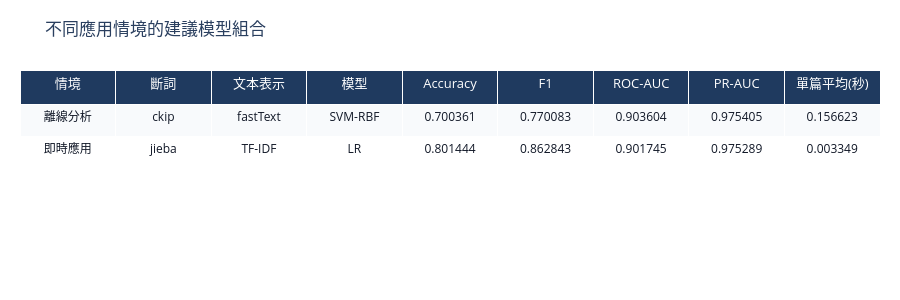

Write notebook code for a chart like this one.
### Markdown cell above
### 不同應用情境的建議模型組合

**建議放置章節：5.3.3 最佳模型與應用情境討論**

說明：本表整理離線分析與即時應用兩種情境下較適合的模型組合，並列出其主要效能指標與單篇部署推論平均時間。

### Code cell
offline_best = df_model.sort_values(['pr_auc', 'roc_auc', 'f1'], ascending=False).head(1).copy()
realtime_best = df_model[df_model['tokenizer'] == 'jieba'].sort_values(['pr_auc', 'total_infer_mean_sec'], ascending=[False, True]).head(1).copy()

scenario_table = pd.concat([offline_best, realtime_best], ignore_index=True)
scenario_table = scenario_table[['tokenizer', 'repr_pretty', 'model_pretty', 'acc', 'f1', 'roc_auc', 'pr_auc', 'total_infer_mean_sec']].copy()
scenario_table.insert(0, 'scenario', ['離線分析', '即時應用'])
scenario_table.columns = ['情境', '斷詞', '文本表示', '模型', 'Accuracy', 'F1', 'ROC-AUC', 'PR-AUC', '單篇平均(秒)']
scenario_table = scenario_table.round(6)
display(scenario_table)

fig = go.Figure(data=[go.Table(
    header=dict(values=list(scenario_table.columns), fill_color='#1F3A5F', font=dict(color='white', size=13), align='center', height=34),
    cells=dict(values=[scenario_table[c] for c in scenario_table.columns], fill_color=[['#F8FAFC', '#FFFFFF']], align='center', height=32, font=dict(size=12, color='#111827'))
)])
fig.update_layout(title='不同應用情境的建議模型組合', height=300, margin=dict(l=20, r=20, t=70, b=20))
export_fig(fig, 'scenario_model_recommendation_table.png', width=1300, height=300, scale=2)
fig.show()

### Figure 1 — Plotly figure (JSON) as saved in the notebook; plotly's stock layout.template omitted (floating-point values rounded to 4 significant figures)
{"data": [{"cells": {"align": "center", "fill": {"color": [["#F8FAFC", "#FFFFFF"]]}, "font": {"color": "#111827", "size": 12}, "height": 32, "values": [["離線分析", "即時應用"], ["ckip", "jieba"], ["fastText", "TF-IDF"], ["SVM-RBF", "LR"], [0.7004, 0.8014], [0.7701, 0.8628], [0.9036, 0.9017], [0.9754, 0.9753], [0.1566, 0.003349]]}, "header": {"align": "center", "fill": {"color": "#1F3A5F"}, "font": {"color": "white", "size": 13}, "height": 34, "values": ["情境", "斷詞", "文本表示", "模型", "Accuracy", "F1", "ROC-AUC", "PR-AUC", "單篇平均(秒)"]}, "type": "table"}], "layout": {"height": 300, "margin": {"b": 20, "l": 20, "r": 20, "t": 70}, "title": {"text": "不同應用情境的建議模型組合"}}}
